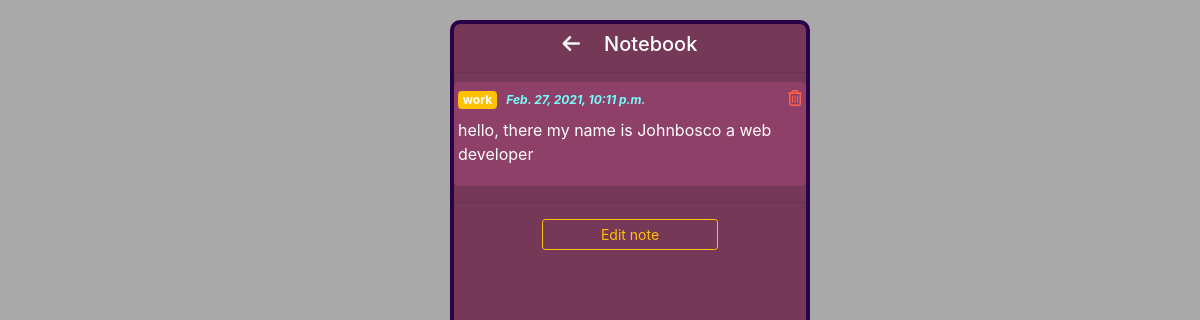
The app's page /detail/8 with its own data.
### note/models.py (models this page shows)
class Note(models.Model):
    note_info = models.TextField(max_length=200, null=True)
    category = models.CharField(choices=CATEGORY, default='ho', max_length=2)
    complete = models.BooleanField(default=False, null=True)
    date_created = models.DateTimeField(auto_now_add=True)
    def label(self):
        if self.category == 'ho':
            label = 'primary'
        elif self.category == 'pe':
            label = 'success'
        else:
            label = 'warning'
        return label
    def __str__(self):
        return self.note_info

### note/views.py (the view)
# urls.py: path('detail/<str:pk>', views.detail, name='detail'),
def detail(request, pk):
    note = Note.objects.get(id=pk)
    form = NoteForm(instance=note)
    if request.method == 'POST':
        form = NoteForm(request.POST, instance=note)
        if form.is_valid:
            form.save()
            return redirect('detail',pk)
    context = {'note':note, 'form': form}
    return render(request, 'note/detail.html', context)

### note/templates/note/detail.html (shortened to what this page needs)
{% extends 'note/base.html'%}
{% block content %}
<div class="container-fluid">
    <div class="container-note pt-2">
        <div class="note-header">
            <h5 class="text-center"><a href="{% url 'index' %}" style="color: whitesmoke;"><i class="fas fa-arrow-left mr-4 ml-0"></i></a>Notebook</h5>
            <hr>
        </div>
        <div class="note">
            <div id="note-container">
                <span class="badge bg-{{note.label}}">{{note.get_category_display}}</span>
                <span class="badge" style="color: rgb(117, 252, 252); font-style: italic;">{{note.date_created}}</span>
                <a href="{% url 'delete' note.id %}" id='del-btn'><i class="far fa-trash-alt"></i></a>
                <p class="mt-2">{{note}}</p>
            </div>
        </div>
        <div class="note-footer">
            <hr>
            <button class="btn btn-outline-warning btn-sm mt-2 center" id="edit-note">Edit note</button>
        </div>
    </div>
</div>
{% endblock %}

### static/css/main.css (style rules this page uses)
body { background-color: darkgray; }
.note-header { position: sticky; height: 50px; margin: 0%; background-color: #763857; top: 0%; }
.container-note { position: fixed; color: white; width: 30%; background-color: #763857; top: 0px; bottom: 0px; border-radius: 10px; border: 4px solid #290149; margin-left: 35%; margin-right: 35%; margin-top: 20px; margin-bottom: 20px; z-index: 9997; overflow-y: auto; }
.note-footer { position: sticky; height: 50px; margin: 0%; background-color: #763857; bottom: 0%; }
.note { background-color: #8f4068; padding: 4px; border-radius: 5px; }
.center { display: block; margin-left: auto; margin-right: auto; width: 50%; }
#del-btn { float: right; color: tomato; }

### records on screen
Note: category "work", date_created "Feb. 27, 2021, 10:11 p.m.", note_info "hello, there my name is Johnbosco a web developer"
